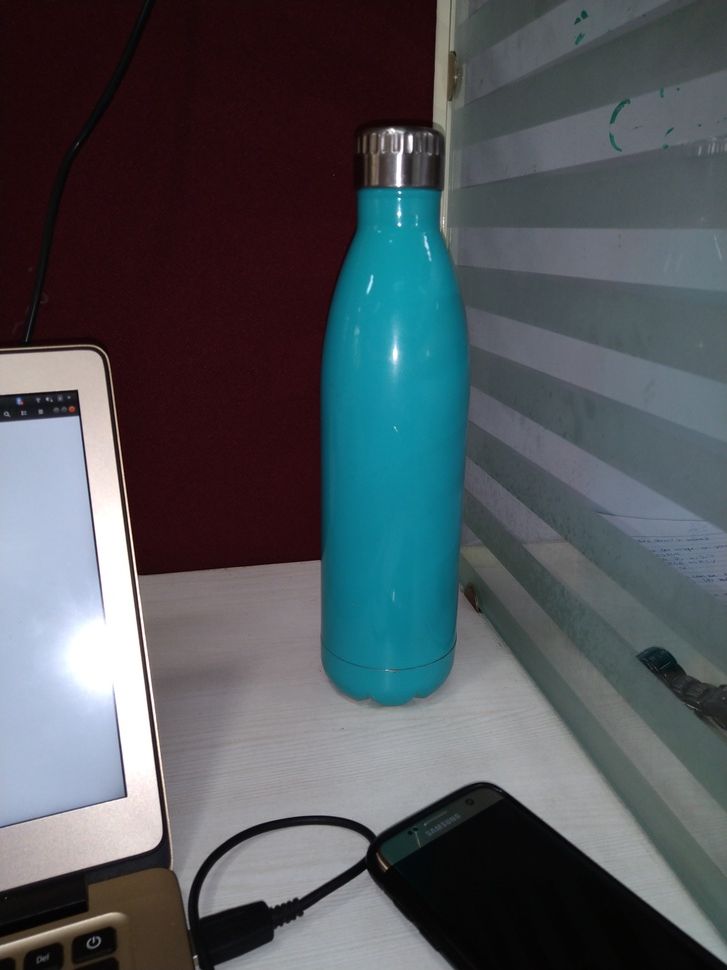
#> input picture IMG_20190614_111546.jpg, 727 x 970 px, shrunk from 3000 x 4000 before the run, found by its file name
$ jupyter execute flash_image.ipynb
#> lines starting #> are read from the running program, lines starting #| are printed output that depends on the picture; long printed decimals are rounded
<a href="https://colab.research.google.com/github/harshitadd/Celestini/blob/master/flash_image.ipynb" target="_parent"></a>

[cell 1]
import cv2 as cv
import numpy as np
import matplotlib.pyplot as plt
from sklearn.preprocessing import minmax_scale

[cell 2]
user_img=['IMG_20190614_111546.jpg','IMG_20190614_111550.jpg']
images=[]
for im in user_img:
  images.append(cv.imread(im))
#> pass 2 of the loop `for im in user_img:`:
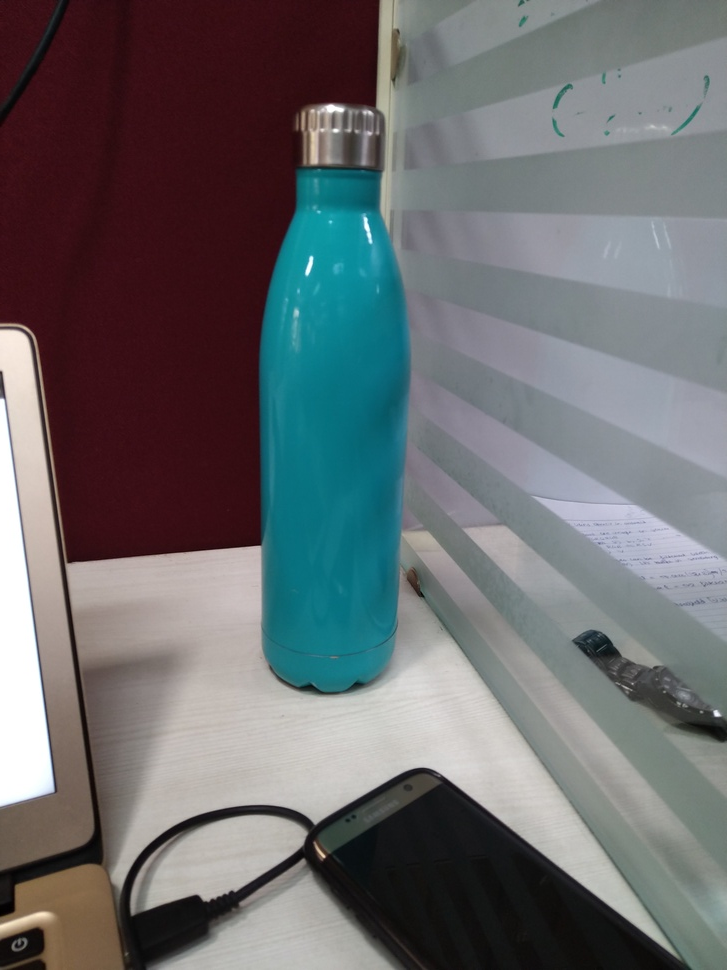
#> input picture IMG_20190614_111550.jpg, 727 x 970 px, shrunk from 3000 x 4000 before the run, found by its file name

exposure_times=np.array([1/50.0,1/33.0],dtype=np.float32)

cdev=cv.createCalibrateDebevec()
response=cdev.process(images, times= exposure_times)
#> response = 256 rows, first 8: [0.439, 0.363, 0.679], [0.457, 0.384, 0.69], [0.476, 0.405, 0.702], [0.496, 0.427, 0.713], [0.517, 0.451, 0.725], [0.539, 0.476, 0.737], [0.561, 0.503, 0.748], [0.582, 0.533, 0.754]

p = np.arange(0,256)
b=[]
g=[]
r=[]
for i in range(0,256,1):
    b.append(response[i][0][0])
    g.append(response[i][0][1])
    r.append(response[i][0][2])
#> after the loop, b = 256 values, max 1.42 at index 204, min 0.439 at index 0, mean 0.858; g = 256 values, max 1.61 at index 204, min 0.328 at index 255, mean 1.01; r = 256 values, max 1.4 at index 199, min 0.422 at index 255, mean 0.996


b=minmax_scale(b)
#> b = 256 values, max 1 at index 204, min 0 at index 0, mean 0.429
g=minmax_scale(g)
#> g = 256 values, max 1 at index 204, min 0 at index 255, mean 0.527
r=minmax_scale(r)
#> r = 256 values, max 1 at index 199, min 0 at index 255, mean 0.585
p=minmax_scale(p)

channel = [b,g,r]
for i in channel:
    plt.plot(p,i)
#> this loop made 3 passes


cmerge=cv.createMergeDebevec()
hdr= cmerge.process(images,exposure_times, response)
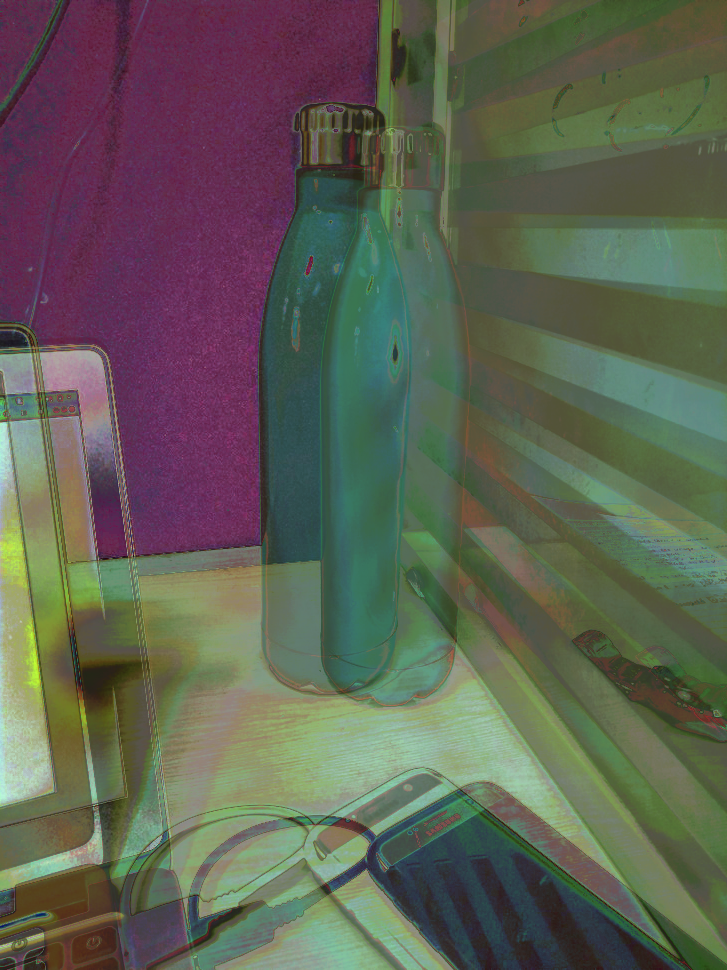
#> hdr: shape (970, 727, 3) float32; mean of channels 0, 1, 2 36.9, 40.2, 39.7; drawn with min black and max white
#> `[cell 2] user_img=['IMG_20190614_111546.jpg','IMG_20190614_111550.jpg'..`:
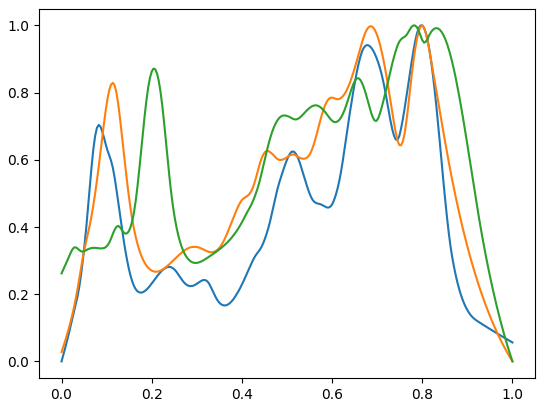
#> figure drawn by matplotlib, 1 panel; curve peaks at x = 0.8, y = 1; curve peaks at x = 0.8, y = 1; curve peaks at x = 0.78, y = 1

# [6 lines of commented-out code are left out]

[cell 3]
user_img=['IMG_20190614_111558.jpg','IMG_20190614_111604.jpg']
images=[]
for im in user_img:
  images.append(cv.imread(im))
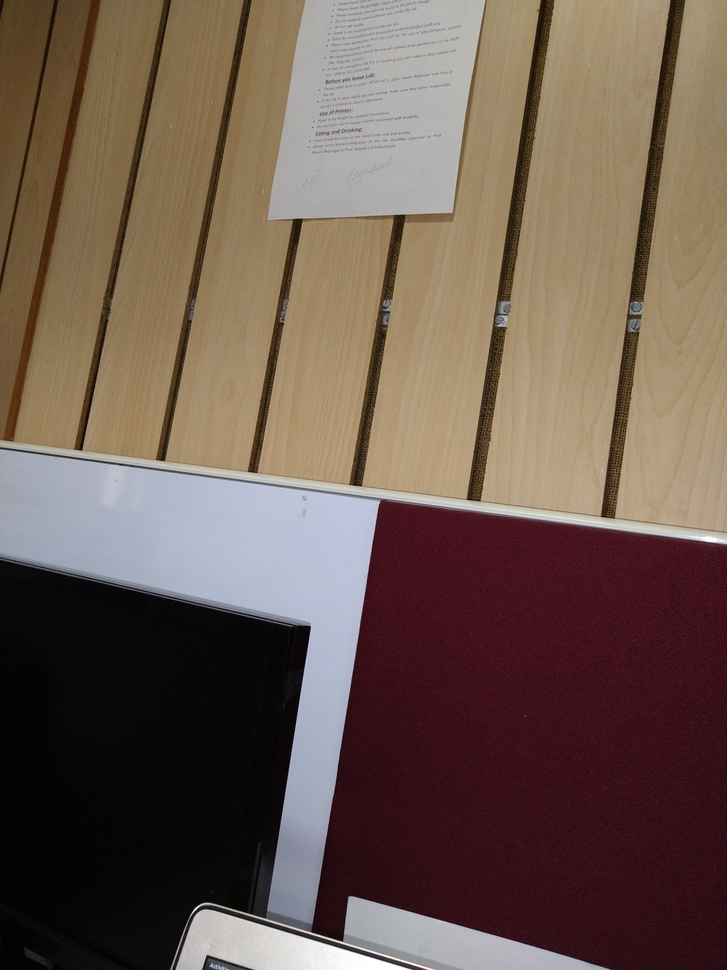
#> input picture IMG_20190614_111558.jpg, 727 x 970 px, shrunk from 3000 x 4000 before the run, found by its file name
#> pass 2 of the loop `for im in user_img:`:
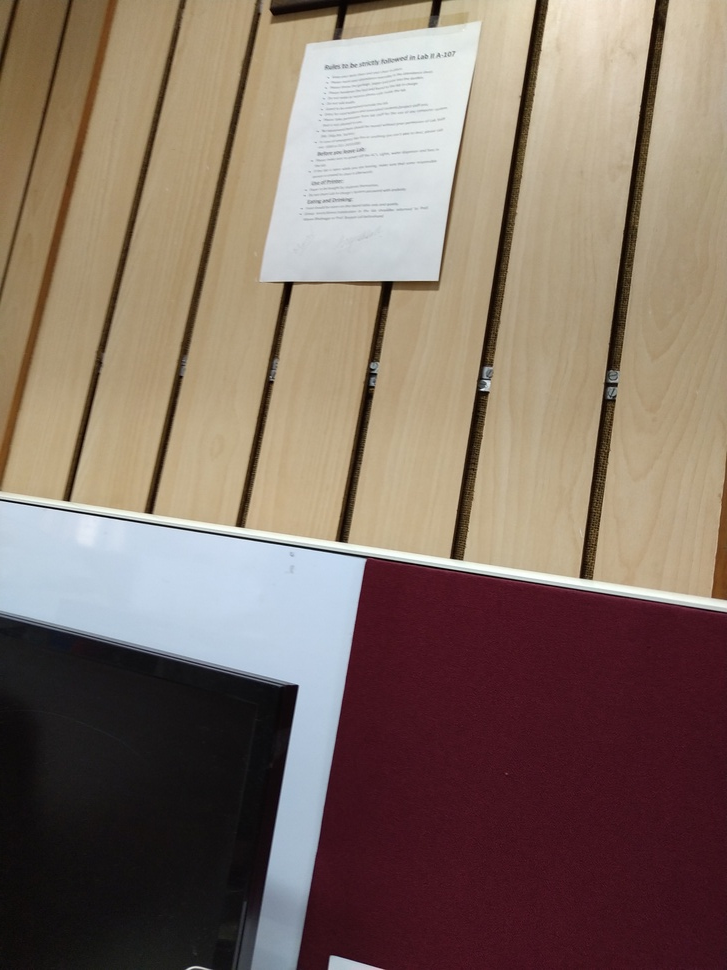
#> input picture IMG_20190614_111604.jpg, 727 x 970 px, shrunk from 3000 x 4000 before the run, found by its file name

exposure_times=np.array([1/50.0,1/33.0],dtype=np.float32)

cdev=cv.createCalibrateDebevec()
response=cdev.process(images, times= exposure_times)
#> response = 256 rows, first 8: [0.479, 0.521, 0.714], [0.484, 0.541, 0.745], [0.489, 0.561, 0.778], [0.494, 0.582, 0.812], [0.5, 0.603, 0.847], [0.506, 0.626, 0.885], [0.51, 0.649, 0.923], [0.51, 0.673, 0.961]


p = np.arange(0,256)
b=[]
g=[]
r=[]
for i in range(0,256,1):
    b.append(response[i][0][0])
    g.append(response[i][0][1])
    r.append(response[i][0][2])
#> after the loop, b = 256 values, max 1.47 at index 234, min 0.471 at index 13, mean 0.867; g = 256 values, max 2.56 at index 224, min 0.521 at index 0, mean 1.25; r = 256 values, max 2.84 at index 255, min 0.714 at index 0, mean 1.38

b=minmax_scale(b)
#> b = 256 values, max 1 at index 234, min 0 at index 13, mean 0.395
g=minmax_scale(g)
#> g = 256 values, max 1 at index 224, min 0 at index 0, mean 0.358
r=minmax_scale(r)
#> r = 256 values, max 1 at index 255, min 0 at index 0, mean 0.314
p=minmax_scale(p)

channel = [b,g,r]
for i in channel:
    plt.plot(p,i)


cmerge=cv.createMergeDebevec()
hdr= cmerge.process(images,exposure_times, response)
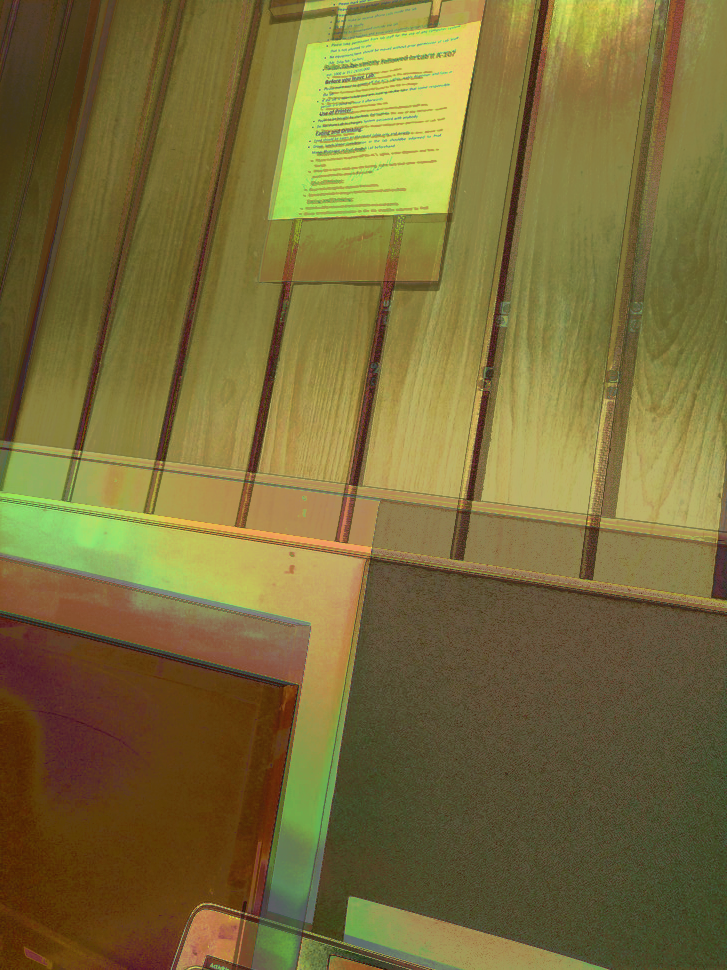
#> hdr: shape (970, 727, 3) float32; mean of channels 0, 1, 2 32.9, 48.3, 52; drawn with min black and max white


#print(hdr)

print(max(hdr.flatten()))
#| 91.499
print(min(hdr.flatten()))
#| 15.690
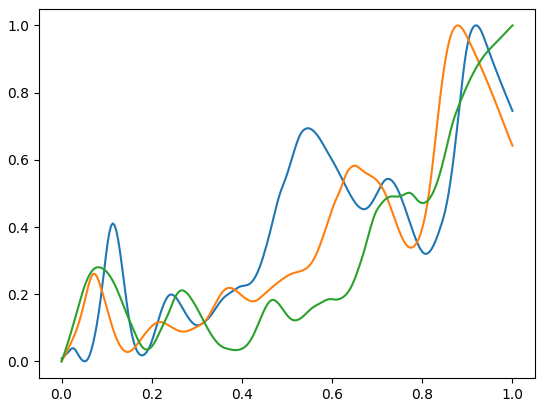
#> figure drawn by matplotlib, 1 panel; curve peaks at x = 0.918, y = 1; curve peaks at x = 0.878, y = 1; curve peaks at x = 1, y = 1
